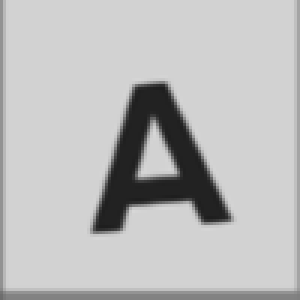
#> input picture tools/ocr-lab/fixtures/cells/00_0.png, 100 x 100 px (shown 3 times larger)
$ python -i preprocess.py   (imports and definitions only)
#> lines starting #> are read from the running program, lines starting #| are printed output that depends on the picture
#> further down, picture is the input picture: shape (100, 100, 3); min 30, max 215, mean 187.5
"""Reference cell preprocessing for Tatar OCR Net.

Port of the integration guide (docs/contracts/ocr-integration-reference.md, part 3) with one fix:
the guide's sample indexes/pads as 3-channel BGR and fails on grayscale input. Here grayscale,
BGR and BGRA inputs are all accepted.
"""
import cv2
import numpy as np

# Order documented in the integration guide (Ә last). Measurements on synthetic printed letters show
# the model does NOT use it: every letter after А is shifted by one. Kept for comparison only.
ALPHABET_GUIDE = [
    "А", "Б", "В", "Г", "Д", "Е", "Ё", "Ж", "Җ", "З",
    "И", "Й", "К", "Л", "М", "Н", "Ң", "О", "Ө", "П",
    "Р", "С", "Т", "У", "Ү", "Ф", "Х", "Һ", "Ц", "Ч",
    "Ш", "Щ", "Ъ", "Ы", "Ь", "Э", "Ю", "Я", "Ә",
]

# Observed model order (natural Tatar alphabet, Ә at index 1). Working hypothesis, consistent 39/39
# across three fonts; still to be confirmed on handwriting and with the model's authors.
# The app must read the order from a versioned manifest, never from a hardcoded copy.
ALPHABET = [
    "А", "Ә", "Б", "В", "Г", "Д", "Е", "Ё", "Ж", "Җ",
    "З", "И", "Й", "К", "Л", "М", "Н", "Ң", "О", "Ө",
    "П", "Р", "С", "Т", "У", "Ү", "Ф", "Х", "Һ", "Ц",
    "Ч", "Ш", "Щ", "Ъ", "Ы", "Ь", "Э", "Ю", "Я",
]


def _as_bgr(image: np.ndarray) -> np.ndarray:
    if image.ndim == 2:
        return cv2.cvtColor(image, cv2.COLOR_GRAY2BGR)
    if image.shape[2] == 4:
        return cv2.cvtColor(image, cv2.COLOR_BGRA2BGR)
    return image


def preprocess_cell(image: np.ndarray, margin_trim_pct: float = 4.0):
    """Returns (inp_64 uint8 [64,64], tensor float32 [1,1,64,64] in [-1, 1])."""
#> called with margin_trim_pct = 4
    img = _as_bgr(image)
    h, w = img.shape[:2]
#> h = 100; w = 100

    if margin_trim_pct > 0:
        ty = int(h * (margin_trim_pct / 100.0))
#> ty = 4
        tx = int(w * (margin_trim_pct / 100.0))
#> tx = 4
        cropped = img[ty:max(ty + 1, h - ty), tx:max(tx + 1, w - tx)]
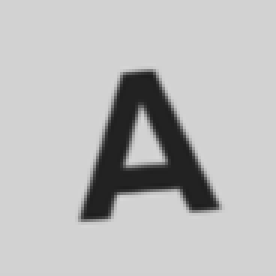
#> cropped: shape (92, 92, 3) (shown 3 times larger); min 30, max 215, mean 188.1
    else:
        cropped = img

    ch, cw = cropped.shape[:2]
#> ch = 92; cw = 92
    side = max(ch, cw)
#> side = 92
    edge = np.concatenate([cropped[0, :, :], cropped[-1, :, :], cropped[:, 0, :], cropped[:, -1, :]], axis=0)
#> edge = 368 rows, first 8: [210, 210, 210], [210, 210, 210], [210, 210, 210], [210, 210, 210], [210, 210, 210], [210, 210, 210], [210, 210, 210], [210, 210, 210]
    bg = np.median(edge, axis=0).astype(np.uint8)
#> bg = [210, 210, 210]
    padded = np.full((side, side, 3), bg, dtype=np.uint8)
#> padded: shape (92, 92, 3); every value is 210
    py, px = (side - ch) // 2, (side - cw) // 2
#> py = 0; px = 0
    padded[py:py + ch, px:px + cw] = cropped

    gray = cv2.cvtColor(padded, cv2.COLOR_BGR2GRAY)
    lo, hi = np.percentile(gray, 2), np.percentile(gray, 98)
#> lo = 33; hi = 210
    norm = np.clip((gray.astype(np.float32) - lo) / (hi - lo + 1e-5) * 240.0 + 10.0, 0, 255).astype(np.uint8)
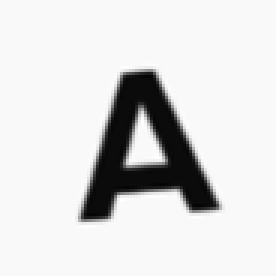
#> norm: shape (92, 92) (shown 3 times larger); min 5, max 255, mean 219.4

    inp_64 = cv2.resize(norm, (64, 64), interpolation=cv2.INTER_AREA)
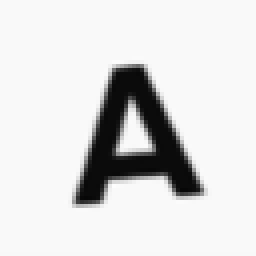
#> inp_64: shape (64, 64) (shown 4 times larger); min 7, max 253, mean 219.4
    tensor = ((inp_64.astype(np.float32) / 255.0) - 0.5) / 0.5
    return inp_64, tensor[np.newaxis, np.newaxis, :, :]

>>> import cv2
>>> picture = cv2.imread('fixtures/cells/00_0.png')
>>> result = preprocess_cell(picture)
